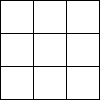
Frame 1 (no input)
Frame 60 (the mouse pressed at the canvas centre just before this capture): identical to frame 1, image omitted
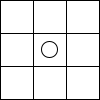
Frame 120 (the mouse held since frame 60 and released just before this capture)

The Processing sketch that drew these frames (run headless with seeded random() and noise(); from frame 60 on, the mouse is pressed at the canvas centre):

// Processing sketch: exercise_13_11
// ── exercise_13_11.pde
Cell[][] board;
int cols = 3;
int rows = 3;

void setup() {
  
  board = new Cell[cols][rows];
  
  float cellWidth = width/cols;
  float cellHeight = height/rows;
  
  for (int i = 0; i < cols; i++) {
    for (int j = 0; j < rows; j++) {
      board[i][j] = new Cell(i*cellWidth,j*cellHeight,cellWidth,cellHeight);
    }
  }
}

void draw() {
  background(0);
  for (int i = 0; i < cols; i++) {
    for (int j = 0; j < rows; j++) {
      board[i][j].display();
    }
  }
}

void mousePressed() {
  for (int i = 0; i < cols; i++) {
    for (int j = 0; j < rows; j++) {
      board[i][j].click(mouseX,mouseY);
    }
  }
}
// ── Cell.pde
// A Cell object
class Cell {

  float x, y;
  float w, h;
  int state;

  // Cell Constructor
  Cell(float tempX, float tempY, float tempW, float tempH) {
    x = tempX;
    y = tempY;
    w = tempW;
    h = tempH;
    state = ' ';
  }

  void click(int mx, int my) {
    if (mx > x && mx < x + w && my > y && my < y + h) {
      state = 'O';
    }
  }

  void display() {
    fill(255);

    if (state == ' ') {
      rect(x, y, w, h);
    } else if (state == 'O') {
      rect(x, y, w, h);
      ellipse(x+w/2, y+h/2, w/2, h/2);
    }
  }
}
